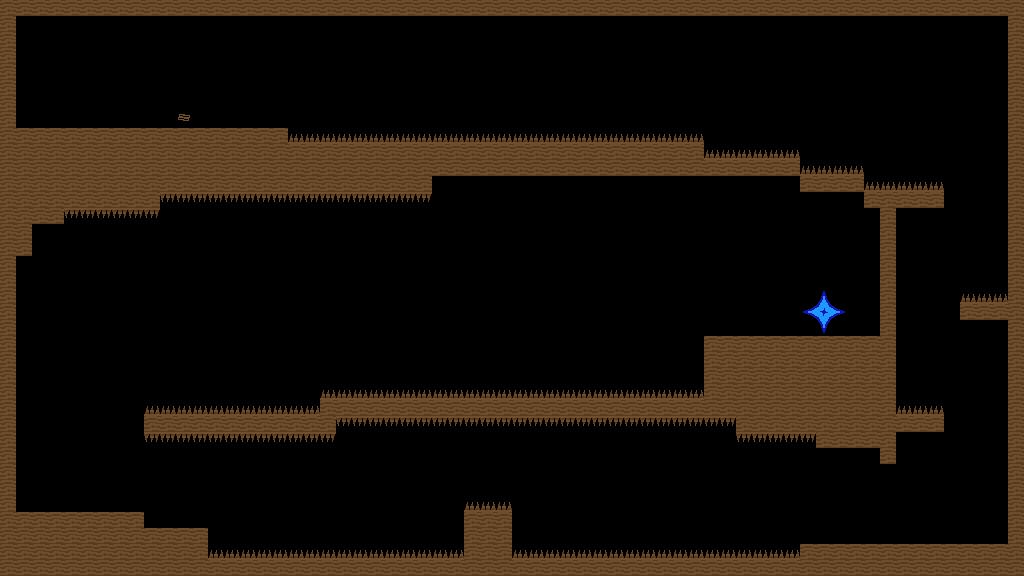

Rendered tile map (Tiled .tmx) drawn with the repository's tilesets; below, a short description and the full map source, tile grids included:
An orthogonal 64x36 tile map with 16x16 px tiles, 1 tile layer (Ground) and 2 objects.

<map version="1.4" tiledversion="1.4.2" orientation="orthogonal" renderorder="right-down" width="64" height="36" tilewidth="16" tileheight="16" infinite="0" nextlayerid="3" nextobjectid="3">
 <tileset firstgid="1" source="../textures/wood_texturemap.tsx" />
 <layer id="1" name="Ground" width="64" height="36">
  <properties>
   <property name="gunbulletcount" type="int" value="15" />
   <property name="gunbulletforce" type="float" value="0.25" />
   <property name="gunbulletspread" type="float" value="15" />
   <property name="gunclip" type="int" value="1" />
   <property name="gunname" value="Shotgun" />
   <property name="gunreload" type="float" value="2" />
   <property name="gunspeed" type="int" value="40" />
   <property name="spawnX" type="int" value="96" />
   <property name="spawnY" type="int" value="496" />
  </properties>
  <data encoding="csv">
1,1,1,1,1,1,1,1,1,1,1,1,1,1,1,1,1,1,1,1,1,1,1,1,1,1,1,1,1,1,1,1,1,1,1,1,1,1,1,1,1,1,1,1,1,1,1,1,1,1,1,1,1,1,1,1,1,1,1,1,1,1,1,1,
1,0,0,0,0,0,0,0,0,0,0,0,0,0,0,0,0,0,0,0,0,0,0,0,0,0,0,0,0,0,0,0,0,0,0,0,0,0,0,0,0,0,0,0,0,0,0,0,0,0,0,0,0,0,0,0,0,0,0,0,0,0,0,1,
1,0,0,0,0,0,0,0,0,0,0,0,0,0,0,0,0,0,0,0,0,0,0,0,0,0,0,0,0,0,0,0,0,0,0,0,0,0,0,0,0,0,0,0,0,0,0,0,0,0,0,0,0,0,0,0,0,0,0,0,0,0,0,1,
1,0,0,0,0,0,0,0,0,0,0,0,0,0,0,0,0,0,0,0,0,0,0,0,0,0,0,0,0,0,0,0,0,0,0,0,0,0,0,0,0,0,0,0,0,0,0,0,0,0,0,0,0,0,0,0,0,0,0,0,0,0,0,1,
1,0,0,0,0,0,0,0,0,0,0,0,0,0,0,0,0,0,0,0,0,0,0,0,0,0,0,0,0,0,0,0,0,0,0,0,0,0,0,0,0,0,0,0,0,0,0,0,0,0,0,0,0,0,0,0,0,0,0,0,0,0,0,1,
1,0,0,0,0,0,0,0,0,0,0,0,0,0,0,0,0,0,0,0,0,0,0,0,0,0,0,0,0,0,0,0,0,0,0,0,0,0,0,0,0,0,0,0,0,0,0,0,0,0,0,0,0,0,0,0,0,0,0,0,0,0,0,1,
1,0,0,0,0,0,0,0,0,0,0,0,0,0,0,0,0,0,0,0,0,0,0,0,0,0,0,0,0,0,0,0,0,0,0,0,0,0,0,0,0,0,0,0,0,0,0,0,0,0,0,0,0,0,0,0,0,0,0,0,0,0,0,1,
1,0,0,0,0,0,0,0,0,0,0,2,0,0,0,0,0,0,0,0,0,0,0,0,0,0,0,0,0,0,0,0,0,0,0,0,0,0,0,0,0,0,0,0,0,0,0,0,0,0,0,0,0,0,0,0,0,0,0,0,0,0,0,1,
1,1,1,1,1,1,1,1,1,1,1,1,1,1,1,1,1,1,11,11,11,11,11,11,11,11,11,11,11,11,11,11,11,11,11,11,11,11,11,11,11,11,11,11,0,0,0,0,0,0,0,0,0,0,0,0,0,0,0,0,0,0,0,1,
1,1,1,1,1,1,1,1,1,1,1,1,1,1,1,1,1,1,1,1,1,1,1,1,1,1,1,1,1,1,1,1,1,1,1,1,1,1,1,1,1,1,1,1,11,11,11,11,11,11,0,0,0,0,0,0,0,0,0,0,0,0,0,1,
1,1,1,1,1,1,1,1,1,1,1,1,1,1,1,1,1,1,1,1,1,1,1,1,1,1,1,1,1,1,1,1,1,1,1,1,1,1,1,1,1,1,1,1,1,1,1,1,1,1,11,11,11,11,0,0,0,0,0,0,0,0,0,1,
1,1,1,1,1,1,1,1,1,1,1,1,1,1,1,1,1,1,1,1,1,1,1,1,1,1,1,0,0,0,0,0,0,0,0,0,0,0,0,0,0,0,0,0,0,0,0,0,0,0,1,1,1,1,11,11,11,11,11,0,0,0,0,1,
1,1,1,1,1,1,1,1,1,1,23,23,23,23,23,23,23,23,23,23,23,23,23,23,23,23,23,0,0,0,0,0,0,0,0,0,0,0,0,0,0,0,0,0,0,0,0,0,0,0,0,0,0,0,1,1,1,1,1,0,0,0,0,1,
1,1,1,1,23,23,23,23,23,23,0,0,0,0,0,0,0,0,0,0,0,0,0,0,0,0,0,0,0,0,0,0,0,0,0,0,0,0,0,0,0,0,0,0,0,0,0,0,0,0,0,0,0,0,0,1,0,0,0,0,0,0,0,1,
1,1,0,0,0,0,0,0,0,0,0,0,0,0,0,0,0,0,0,0,0,0,0,0,0,0,0,0,0,0,0,0,0,0,0,0,0,0,0,0,0,0,0,0,0,0,0,0,0,0,0,0,0,0,0,1,0,0,0,0,0,0,0,1,
1,1,0,0,0,0,0,0,0,0,0,0,0,0,0,0,0,0,0,0,0,0,0,0,0,0,0,0,0,0,0,0,0,0,0,0,0,0,0,0,0,0,0,0,0,0,0,0,0,0,0,0,0,0,0,1,0,0,0,0,0,0,0,1,
1,0,0,0,0,0,0,0,0,0,0,0,0,0,0,0,0,0,0,0,0,0,0,0,0,0,0,0,0,0,0,0,0,0,0,0,0,0,0,0,0,0,0,0,0,0,0,0,0,0,0,0,0,0,0,1,0,0,0,0,0,0,0,1,
1,0,0,0,0,0,0,0,0,0,0,0,0,0,0,0,0,0,0,0,0,0,0,0,0,0,0,0,0,0,0,0,0,0,0,0,0,0,0,0,0,0,0,0,0,0,0,0,0,0,0,0,0,0,0,1,0,0,0,0,0,0,0,1,
1,0,0,0,0,0,0,0,0,0,0,0,0,0,0,0,0,0,0,0,0,0,0,0,0,0,0,0,0,0,0,0,0,0,0,0,0,0,0,0,0,0,0,0,0,0,0,0,0,0,7,8,9,0,0,1,0,0,0,0,11,11,11,1,
1,0,0,0,0,0,0,0,0,0,0,0,0,0,0,0,0,0,0,0,0,0,0,0,0,0,0,0,0,0,0,0,0,0,0,0,0,0,0,0,0,0,0,0,0,0,0,0,0,0,13,14,15,0,0,1,0,0,0,0,1,1,1,1,
1,0,0,0,0,0,0,0,0,0,0,0,0,0,0,0,0,0,0,0,0,0,0,0,0,0,0,0,0,0,0,0,0,0,0,0,0,0,0,0,0,0,0,0,0,0,0,0,0,0,19,20,21,0,0,1,0,0,0,0,0,0,0,1,
1,0,0,0,0,0,0,0,0,0,0,0,0,0,0,0,0,0,0,0,0,0,0,0,0,0,0,0,0,0,0,0,0,0,0,0,0,0,0,0,0,0,0,0,1,1,1,1,1,1,1,1,1,1,1,1,0,0,0,0,0,0,0,1,
1,0,0,0,0,0,0,0,0,0,0,0,0,0,0,0,0,0,0,0,0,0,0,0,0,0,0,0,0,0,0,0,0,0,0,0,0,0,0,0,0,0,0,0,1,1,1,1,1,1,1,1,1,1,1,1,0,0,0,0,0,0,0,1,
1,0,0,0,0,0,0,0,0,0,0,0,0,0,0,0,0,0,0,0,0,0,0,0,0,0,0,0,0,0,0,0,0,0,0,0,0,0,0,0,0,0,0,0,1,1,1,1,1,1,1,1,1,1,1,1,0,0,0,0,0,0,0,1,
1,0,0,0,0,0,0,0,0,0,0,0,0,0,0,0,0,0,0,0,11,11,11,11,11,11,11,11,11,11,11,11,11,11,11,11,11,11,11,11,11,11,11,11,1,1,1,1,1,1,1,1,1,1,1,1,0,0,0,0,0,0,0,1,
1,0,0,0,0,0,0,0,0,11,11,11,11,11,11,11,11,11,11,11,1,1,1,1,1,1,1,1,1,1,1,1,1,1,1,1,1,1,1,1,1,1,1,1,1,1,1,1,1,1,1,1,1,1,1,1,11,11,11,0,0,0,0,1,
1,0,0,0,0,0,0,0,0,1,1,1,1,1,1,1,1,1,1,1,1,23,23,23,23,23,23,23,23,23,23,23,23,23,23,23,23,23,23,23,23,23,23,23,23,23,1,1,1,1,1,1,1,1,1,1,1,1,1,0,0,0,0,1,
1,0,0,0,0,0,0,0,0,23,23,23,23,23,23,23,23,23,23,23,23,0,0,0,0,0,0,0,0,0,0,0,0,0,0,0,0,0,0,0,0,0,0,0,0,0,23,23,23,23,23,1,1,1,1,1,0,0,0,0,0,0,0,1,
1,0,0,0,0,0,0,0,0,0,0,0,0,0,0,0,0,0,0,0,0,0,0,0,0,0,0,0,0,0,0,0,0,0,0,0,0,0,0,0,0,0,0,0,0,0,0,0,0,0,0,0,0,0,0,1,0,0,0,0,0,0,0,1,
1,0,0,0,0,0,0,0,0,0,0,0,0,0,0,0,0,0,0,0,0,0,0,0,0,0,0,0,0,0,0,0,0,0,0,0,0,0,0,0,0,0,0,0,0,0,0,0,0,0,0,0,0,0,0,0,0,0,0,0,0,0,0,1,
1,0,0,0,0,0,0,0,0,0,0,0,0,0,0,0,0,0,0,0,0,0,0,0,0,0,0,0,0,0,0,0,0,0,0,0,0,0,0,0,0,0,0,0,0,0,0,0,0,0,0,0,0,0,0,0,0,0,0,0,0,0,0,1,
1,0,0,0,0,0,0,0,0,0,0,0,0,0,0,0,0,0,0,0,0,0,0,0,0,0,0,0,0,11,11,11,0,0,0,0,0,0,0,0,0,0,0,0,0,0,0,0,0,0,0,0,0,0,0,0,0,0,0,0,0,0,0,1,
1,1,1,1,1,1,1,1,1,0,0,0,0,0,0,0,0,0,0,0,0,0,0,0,0,0,0,0,0,1,1,1,0,0,0,0,0,0,0,0,0,0,0,0,0,0,0,0,0,0,0,0,0,0,0,0,0,0,0,0,0,0,0,1,
1,1,1,1,1,1,1,1,1,1,1,1,1,0,0,0,0,0,0,0,0,0,0,0,0,0,0,0,0,1,1,1,0,0,0,0,0,0,0,0,0,0,0,0,0,0,0,0,0,0,0,0,0,0,0,0,0,0,0,0,0,0,0,1,
1,1,1,1,1,1,1,1,1,1,1,1,1,11,11,11,11,11,11,11,11,11,11,11,11,11,11,11,11,1,1,1,11,11,11,11,11,11,11,11,11,11,11,11,11,11,11,11,11,11,1,1,1,1,1,1,1,1,1,1,1,1,1,1,
1,1,1,1,1,1,1,1,1,1,1,1,1,1,1,1,1,1,1,1,1,1,1,1,1,1,1,1,1,1,1,1,1,1,1,1,1,1,1,1,1,1,1,1,1,1,1,1,1,1,1,1,1,1,1,1,1,1,1,1,1,1,1,1
</data>
 </layer>
 <objectgroup id="2" name="Objects">
  <object id="1" gid="2" x="176" y="128" width="16" height="16">
   <properties>
    <property name="text" value="The home stretch." />
   </properties>
  </object>
  <object id="2" gid="3" x="800" y="336" width="48" height="48">
   <properties>
    <property name="exit" type="bool" value="true" />
   </properties>
  </object>
 </objectgroup>
</map>
